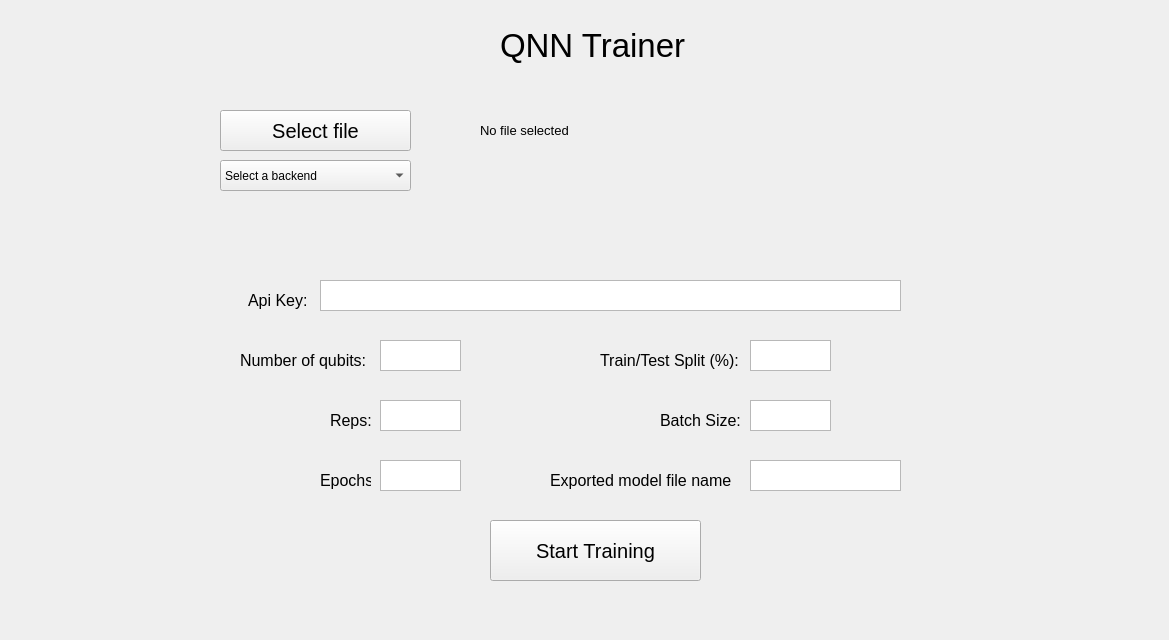
<?xml version="1.0" encoding="UTF-8"?>
<ui version="4.0">
 <class>Widget</class>
 <widget class="QWidget" name="Widget">
  <property name="geometry">
   <rect>
    <x>0</x>
    <y>0</y>
    <width>1169</width>
    <height>640</height>
   </rect>
  </property>
  <property name="windowTitle">
   <string>Widget</string>
  </property>
  <widget class="QLabel" name="label">
   <property name="geometry">
    <rect>
     <x>500</x>
     <y>20</y>
     <width>191</width>
     <height>51</height>
    </rect>
   </property>
   <property name="font">
    <font>
     <pointsize>25</pointsize>
    </font>
   </property>
   <property name="text">
    <string>QNN Trainer</string>
   </property>
  </widget>
  <widget class="QLabel" name="label_2">
   <property name="geometry">
    <rect>
     <x>480</x>
     <y>120</y>
     <width>481</width>
     <height>21</height>
    </rect>
   </property>
   <property name="font">
    <font>
     <pointsize>10</pointsize>
    </font>
   </property>
   <property name="text">
    <string>No file selected</string>
   </property>
  </widget>
  <widget class="QPushButton" name="pushButton">
   <property name="geometry">
    <rect>
     <x>220</x>
     <y>110</y>
     <width>191</width>
     <height>41</height>
    </rect>
   </property>
   <property name="font">
    <font>
     <pointsize>15</pointsize>
    </font>
   </property>
   <property name="text">
    <string>Select file</string>
   </property>
  </widget>
  <widget class="QPushButton" name="pushButton_2">
   <property name="geometry">
    <rect>
     <x>490</x>
     <y>520</y>
     <width>211</width>
     <height>61</height>
    </rect>
   </property>
   <property name="font">
    <font>
     <pointsize>15</pointsize>
    </font>
   </property>
   <property name="text">
    <string>Start Training</string>
   </property>
  </widget>
  <widget class="QComboBox" name="comboBox">
   <property name="geometry">
    <rect>
     <x>220</x>
     <y>160</y>
     <width>191</width>
     <height>31</height>
    </rect>
   </property>
   <item>
    <property name="text">
     <string>Select a backend</string>
    </property>
   </item>
   <item>
    <property name="text">
     <string>default.qubit</string>
    </property>
   </item>
   <item>
    <property name="text">
     <string>Real Quantum Machine</string>
    </property>
   </item>
   <item>
    <property name="text">
     <string>lightning.qubit</string>
    </property>
   </item>
   <item>
    <property name="text">
     <string>qiskit.aer</string>
    </property>
   </item>
  </widget>
  <widget class="QLabel" name="label_3">
   <property name="geometry">
    <rect>
     <x>248</x>
     <y>290</y>
     <width>61</width>
     <height>20</height>
    </rect>
   </property>
   <property name="font">
    <font>
     <pointsize>12</pointsize>
    </font>
   </property>
   <property name="text">
    <string>Api Key:</string>
   </property>
  </widget>
  <widget class="QTextEdit" name="ApiInput">
   <property name="geometry">
    <rect>
     <x>320</x>
     <y>280</y>
     <width>581</width>
     <height>31</height>
    </rect>
   </property>
  </widget>
  <widget class="QLabel" name="label_4">
   <property name="geometry">
    <rect>
     <x>320</x>
     <y>470</y>
     <width>51</width>
     <height>20</height>
    </rect>
   </property>
   <property name="font">
    <font>
     <pointsize>12</pointsize>
    </font>
   </property>
   <property name="text">
    <string>Epochs:</string>
   </property>
  </widget>
  <widget class="QLabel" name="label_5">
   <property name="geometry">
    <rect>
     <x>600</x>
     <y>350</y>
     <width>141</width>
     <height>20</height>
    </rect>
   </property>
   <property name="font">
    <font>
     <pointsize>12</pointsize>
    </font>
   </property>
   <property name="text">
    <string>Train/Test Split (%):</string>
   </property>
  </widget>
  <widget class="QLabel" name="label_6">
   <property name="geometry">
    <rect>
     <x>660</x>
     <y>410</y>
     <width>81</width>
     <height>20</height>
    </rect>
   </property>
   <property name="font">
    <font>
     <pointsize>12</pointsize>
    </font>
   </property>
   <property name="text">
    <string>Batch Size:</string>
   </property>
  </widget>
  <widget class="QTextEdit" name="EpochsInput">
   <property name="geometry">
    <rect>
     <x>380</x>
     <y>460</y>
     <width>81</width>
     <height>31</height>
    </rect>
   </property>
  </widget>
  <widget class="QTextEdit" name="TrainSplitInput">
   <property name="geometry">
    <rect>
     <x>750</x>
     <y>340</y>
     <width>81</width>
     <height>31</height>
    </rect>
   </property>
  </widget>
  <widget class="QTextEdit" name="BatchInput">
   <property name="geometry">
    <rect>
     <x>750</x>
     <y>400</y>
     <width>81</width>
     <height>31</height>
    </rect>
   </property>
  </widget>
  <widget class="QLabel" name="label_7">
   <property name="geometry">
    <rect>
     <x>550</x>
     <y>470</y>
     <width>181</width>
     <height>20</height>
    </rect>
   </property>
   <property name="font">
    <font>
     <pointsize>12</pointsize>
    </font>
   </property>
   <property name="text">
    <string>Exported model file name:</string>
   </property>
  </widget>
  <widget class="QTextEdit" name="ExportNameInput">
   <property name="geometry">
    <rect>
     <x>750</x>
     <y>460</y>
     <width>151</width>
     <height>31</height>
    </rect>
   </property>
  </widget>
  <widget class="QLabel" name="label_8">
   <property name="geometry">
    <rect>
     <x>240</x>
     <y>350</y>
     <width>131</width>
     <height>20</height>
    </rect>
   </property>
   <property name="font">
    <font>
     <pointsize>12</pointsize>
    </font>
   </property>
   <property name="text">
    <string>Number of qubits:</string>
   </property>
  </widget>
  <widget class="QTextEdit" name="NumOQubInput">
   <property name="geometry">
    <rect>
     <x>380</x>
     <y>340</y>
     <width>81</width>
     <height>31</height>
    </rect>
   </property>
  </widget>
  <widget class="QTextEdit" name="RepsInput">
   <property name="geometry">
    <rect>
     <x>380</x>
     <y>400</y>
     <width>81</width>
     <height>31</height>
    </rect>
   </property>
   <property name="layoutDirection">
    <enum>Qt::LayoutDirection::RightToLeft</enum>
   </property>
   <property name="html">
    <string>&lt;!DOCTYPE HTML PUBLIC &quot;-//W3C//DTD HTML 4.0//EN&quot; &quot;http://www.w3.org/TR/REC-html40/strict.dtd&quot;&gt;
&lt;html&gt;&lt;head&gt;&lt;meta name=&quot;qrichtext&quot; content=&quot;1&quot; /&gt;&lt;meta charset=&quot;utf-8&quot; /&gt;&lt;style type=&quot;text/css&quot;&gt;
p, li { white-space: pre-wrap; }
hr { height: 1px; border-width: 0; }
li.unchecked::marker { content: &quot;\2610&quot;; }
li.checked::marker { content: &quot;\2612&quot;; }
&lt;/style&gt;&lt;/head&gt;&lt;body style=&quot; font-family:'Segoe UI'; font-size:9pt; font-weight:400; font-style:normal;&quot;&gt;
&lt;p style=&quot;-qt-paragraph-type:empty; margin-top:0px; margin-bottom:0px; margin-left:0px; margin-right:0px; -qt-block-indent:0; text-indent:0px;&quot;&gt;&lt;br /&gt;&lt;/p&gt;&lt;/body&gt;&lt;/html&gt;</string>
   </property>
  </widget>
  <widget class="QLabel" name="label_9">
   <property name="geometry">
    <rect>
     <x>330</x>
     <y>410</y>
     <width>41</width>
     <height>20</height>
    </rect>
   </property>
   <property name="font">
    <font>
     <pointsize>12</pointsize>
    </font>
   </property>
   <property name="text">
    <string>Reps:</string>
   </property>
  </widget>
 </widget>
 <resources/>
 <connections/>
</ui>
